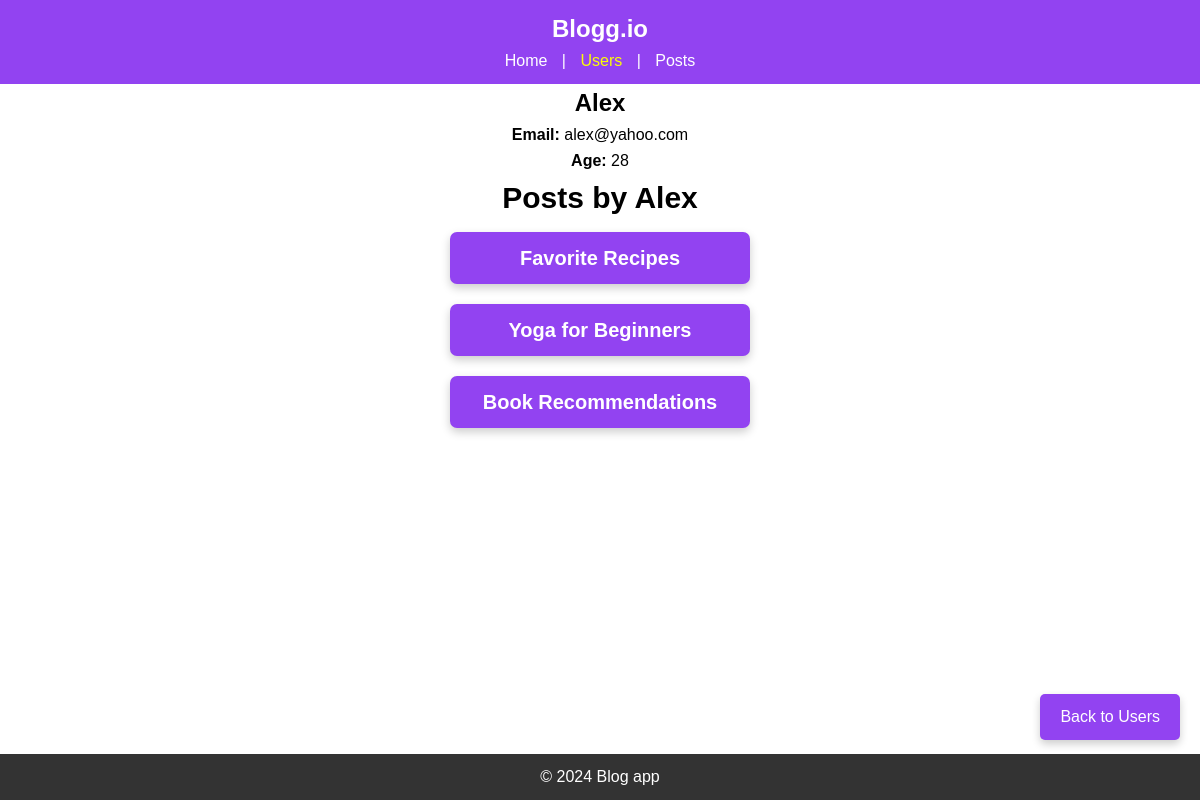
The app's page /users/profile/2 with its own data.
### models.py (models this page shows)
class User(db.Model):
    id = db.Column(db.Integer, primary_key=True)
    username = db.Column(db.String(80), unique=True, nullable=False)
    email = db.Column(db.String(120), unique=True, nullable=False)
    age = db.Column(db.Integer)
    posts = db.relationship('Post', backref='user', lazy=True)
    comments = db.relationship('Comment', backref='user', lazy=True)

class Post(db.Model):
    id = db.Column(db.Integer, primary_key=True, autoincrement=True)
    user_id = db.Column(db.Integer, db.ForeignKey(User.id))
    posted_by = db.relationship('User')
    posted = db.Column(db.DateTime, nullable=False)
    title = db.Column(db.String(120), nullable=False)
    body = db.Column(db.String(500), nullable=False)
    reads = db.Column(db.Integer, default=0)
    comments = db.relationship('Comment', backref='post', lazy=True)

### app.py (the view)
@app.route('/users/profile/<int:user_id>')
def display_user_profile(user_id):
    user = User.query.filter_by(id=user_id).first()
    return render_template('user_profile.html', user=user)

### templates/user_profile.html (shortened to what this page needs)
{% extends "base.html" %}
{% block content %}
<section>
  <h2>{{ user.username }}</h2>
  <p><strong>Email:</strong> {{ user.email }}</p>
  <p><strong>Age:</strong> {{ user.age }}</p>
  <h3 id="user_profile_post_name">Posts by {{ user.username }}</h3>
  <ul id="userprofileul">
    {% for post in user.posts %}
    <li id="postdisplay">
      <a id href="{{ url_for('display_post', post_id=post.id) }}">{{ post.title }}</a>
    </li>
    {% else %}
    <li>No posts available.</li>
    {% endfor %}
  </ul>
  <a id="backbutton" href="{{ url_for('display_all_users') }}">Back to Users</a>
</section>
{% endblock %}

### static/styles.css (style rules this page uses)
* { margin: 0; padding: 0; box-sizing: border-box; }
html,body { width: 100%; overflow-x: hidden; }
body { font-family: Arial, sans-serif; line-height: 1.6; background-color: #efeef1; color: black; margin: 0; padding: 0; align-items: center; display: flex; flex-direction: column; min-height: 100vh; }
a { color: black; text-decoration: none; }
ul li a { font-weight: bold; }
#user_profile_post_name { font-size: 30px; }
#postdisplay { background-color: #9243f1; font-size: 20px; margin: 10px 0; border-radius: 7px; box-shadow: 0 4px 10px rgba(0, 0, 0, 0.2); padding: 10px; width: 300px; transition: transform 0.3s ease , background-color 0.3s ease; display: block; text-align: center; color: white; text-decoration: none; }
#userprofileul { display: flex; flex-direction: column; justify-content: center; align-items: center; list-style: none; }
#postdisplay a { color: white; text-decoration: none; }
#backbutton { position: fixed; bottom: 60px; right: 20px; background-color:#9243f1; color: white; text-decoration: none; padding: 10px 20px; border-radius: 5px; font-size: 16px; cursor: pointer; box-shadow: 0 4px 8px rgba(0, 0, 0, 0.2); transition: background-color 0.3s ease, transform 0.3s ease; }

### records on screen
User: username "Alex", email "alex@yahoo.com", age "28"
Post: title "Favorite Recipes"
Post: title "Yoga for Beginners"
Post: title "Book Recommendations"
